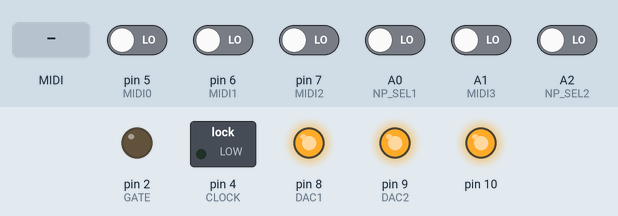
A sketch run on a simulated Arduino Uno, built with avr-gcc and run on an emulated ATmega328P. Parts: switched loads named in the sketch (green lamp = pin HIGH), output pins drawn as LEDs (lit = HIGH). The inputs (shaded band) are chosen by the test bench; at power-on: A0 (NP_SEL1), A1 (MIDI3), A2 (NP_SEL2), pin 5 (MIDI0), pin 6 (MIDI1), pin 7 (MIDI2) LOW. MIDI output is not drawn; pins used as bus, display or sensor lines are not drawn.

Above: at 1.2 s.
1.3 s: MIDI note 36 received
At 1.45 s:
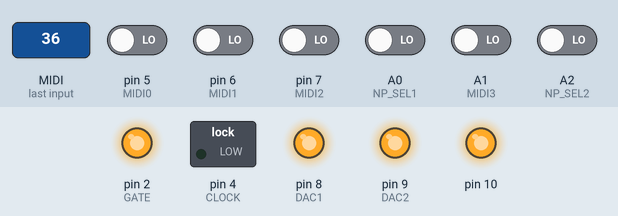
Timing chart, 0 to 4.3 s (numbered marks = the images above; inputs shaded):
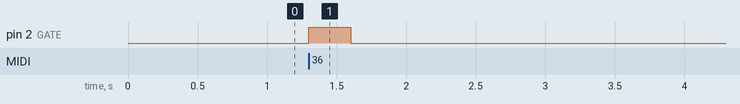

The sketch:

Elkyam_MIDI_CV_After-no-velocity.ino
```cpp
// (licence header left out)
#include <MIDI.h>
#include <SPI.h>

// Note priority is set by pins A0 and A2
// Highest note priority: A0 and A2 high (open)
// Lowest note priority:  A0 low (ground), A2 high (open)
// Last note priority:    A2 low (ground)

#define NP_SEL1 A0  // Note priority is set by pins A0 and A2
#define NP_SEL2 A2

#define GATE  2
#define TRIG  3
#define CLOCK 4
#define DAC1  8
#define DAC2  9

#define MIDI0  5
#define MIDI1 6
#define MIDI2  7
#define MIDI3  A1

int MIDI_CHANNEL = 0;
int SWITCH1 = 0;
int SWITCH2 = 0;
int SWITCH3 = 0;
int SWITCH4 = 0;

MIDI_CREATE_DEFAULT_INSTANCE();

void setup()
{
  pinMode(NP_SEL1, INPUT);
  pinMode(NP_SEL2, INPUT);

  pinMode(MIDI0, INPUT);
  pinMode(MIDI1, INPUT);
  pinMode(MIDI2, INPUT);
  pinMode(MIDI3, INPUT);

  pinMode(GATE, OUTPUT);
  pinMode(TRIG, OUTPUT);
  pinMode(CLOCK, OUTPUT);
  pinMode(DAC1, OUTPUT);
  pinMode(DAC2, OUTPUT);
  digitalWrite(GATE, LOW);
  digitalWrite(TRIG, LOW);
  digitalWrite(CLOCK, LOW);
  digitalWrite(DAC1, HIGH);
  digitalWrite(DAC2, HIGH);

  SPI.begin();
  MIDI.begin(MIDI_CHANNEL);

  // Set initial pitch bend voltage to 0.5V (mid point).  With Gain = 1X, this is 1023
  // Other DAC outputs will come up as 0V, so don't need to be initialized
  setVoltage(DAC2, 0, 0, 2047);
}

bool notes[88] = {0};
int8_t noteOrder[20] = {0}, orderIndx = {0};
unsigned long trigTimer = 0;

void loop()
{
  int type, noteMsg, velocity, channel, d1, d2;
  static unsigned long clock_timer = 0, clock_timeout = 0;
  static unsigned int clock_count = 0;
  bool S1, S2;

  if ((trigTimer > 0) && (millis() - trigTimer > 20)) {
    digitalWrite(TRIG, LOW); // Set trigger low after 20 msec
    trigTimer = 0;
  }

  if ((clock_timer > 0) && (millis() - clock_timer > 20)) {
    digitalWrite(CLOCK, LOW); // Set clock pulse low after 20 msec
    clock_timer = 0;
  }

  if (digitalRead(MIDI0) == 1) {
    SWITCH1 = 1;
  }
  else {
    SWITCH1 = 0;
  }
  if (digitalRead(MIDI1) == 1) {
    SWITCH2 = 2;
  }
  else {
    SWITCH2 = 0;
  }
  if (digitalRead(MIDI2) == 1) {
    SWITCH3 = 4;
  }
  else {
    SWITCH3 = 0;
  }
  if (digitalRead(MIDI3) == 1) {
    SWITCH4 = 8;
  }
  else {
    SWITCH4 = 0;
  }
  MIDI_CHANNEL = (SWITCH1 + SWITCH2 + SWITCH3 + SWITCH4);


  if (MIDI.read(MIDI_CHANNEL)) {
    byte type = MIDI.getType();
    switch (type) {
      case midi::NoteOn:
      case midi::NoteOff:
        noteMsg = MIDI.getData1() - 24; // A0 = 21, Top Note = 108

        channel = MIDI.getChannel();

        if ((noteMsg < 0) || (noteMsg > 87)) break; // Only 88 notes of keyboard are supported

        if (type == midi::NoteOn) velocity = MIDI.getData2();
        else velocity  = 0;

        if (velocity == 0)  {
          notes[noteMsg] = false;
        }
        else {
          notes[noteMsg] = true;
          // velocity range from 0 to 4095 mV  Left shift d2 by 5 to scale from 0 to 4095,
          // and choose gain = 2X
          //setVoltage(DAC1, 1, 1, velocity << 5); // DAC1, channel 1, gain = 2X
        }

        // Pins NP_SEL1 and NP_SEL2 indictate note priority
        S1 = digitalRead(NP_SEL1);
        S2 = digitalRead(NP_SEL2);

        if (S1 && S2) { // Highest note priority
          commandTopNote();
        }
        else if (!S1 && S2) { // Lowest note priority
          commandBottomNote();
        }
        else { // Last note priority
          if (notes[noteMsg]) {  // If note is on and using last note priority, add to ordered list
            orderIndx = (orderIndx + 1) % 20;
            noteOrder[orderIndx] = noteMsg;
          }
          commandLastNote();
        }
        break;

      case midi::PitchBend:
        d1 = MIDI.getData1();
        d2 = MIDI.getData2(); // d2 from 0 to 127, mid point = 64

        // Pitch bend output from 0 to 1023 mV.  Left shift d2 by 4 to scale from 0 to 2047.
        // With DAC gain = 1X, this will yield a range from 0 to 1023 mV.
        setVoltage(DAC2, 0, 1, d2 << 4); // DAC2, channel 0, gain = 1X

        break;

      case midi::ControlChange:
        d1 = MIDI.getData1();
        d2 = MIDI.getData2(); // From 0 to 127

        // CC range from 0 to 4095 mV  Left shift d2 by 5 to scale from 0 to 4095,
        // and choose gain = 2X
        setVoltage(DAC2, 1, 0, d2 << 5); // DAC2, channel 1, gain = 2X
        break;

      case midi::AfterTouchChannel:
        d1 = MIDI.getData1();
        //d2 = MIDI.getData2(); // From 0 to 127

        // CC range from 0 to 4095 mV  Left shift d2 by 5 to scale from 0 to 4095,
        // and choose gain = 2X
        setVoltage(DAC1, 1, 0, d1 << 5); // DAC1, channel 1, gain = 2X
        break;

      case midi::Clock:
        if (millis() > clock_timeout + 300) clock_count = 0; // Prevents Clock from starting in between quarter notes after clock is restarted!
        clock_timeout = millis();

        if (clock_count == 0) {
          digitalWrite(CLOCK, HIGH); // Start clock pulse
          clock_timer = millis();
        }
        clock_count++;
        if (clock_count == 24) {  // MIDI timing clock sends 24 pulses per quarter note.  Sent pulse only once every 24 pulses
          clock_count = 0;
        }
        break;

      case midi::ActiveSensing:
        break;

      default:
        d1 = MIDI.getData1();
        d2 = MIDI.getData2();
    }
  }
}

void commandTopNote()
{
  int topNote = 0;
  bool noteActive = false;

  for (int i = 0; i < 88; i++)
  {
    if (notes[i]) {
      topNote = i;
      noteActive = true;
    }
  }

  if (noteActive)
    commandNote(topNote);
  else // All notes are off, turn off gate
    digitalWrite(GATE, LOW);
}

void commandBottomNote()
{
  int bottomNote = 0;
  bool noteActive = false;

  for (int i = 87; i >= 0; i--)
  {
    if (notes[i]) {
      bottomNote = i;
      noteActive = true;
    }
  }

  if (noteActive)
    commandNote(bottomNote);
  else // All notes are off, turn off gate
    digitalWrite(GATE, LOW);
}

void commandLastNote()
{

  int8_t noteIndx;

  for (int i = 0; i < 20; i++) {
    noteIndx = noteOrder[ mod(orderIndx - i, 20) ];
    if (notes[noteIndx]) {
      commandNote(noteIndx);
      return;
    }
  }
  digitalWrite(GATE, LOW); // All notes are off
}

// Rescale 88 notes to 4096 mV:
//    noteMsg = 0 -> 0 mV
//    noteMsg = 87 -> 4096 mV
// DAC output will be (4095/87) = 47.069 mV per note, and 564.9655 mV per octive
// Note that DAC output will need to be amplified by 1.77X for the standard 1V/octave

//#define NOTE_SF 47.069f // This value can be tuned if CV output isn't exactly 1V/octave
#define NOTE_SF 48.017f // This value can be tuned if CV output isn't exactly 1V/octave

void commandNote(int noteMsg) {
  digitalWrite(GATE, HIGH);
  digitalWrite(TRIG, HIGH);
  trigTimer = millis();

  unsigned int mV = (unsigned int) ((float) (noteMsg) * NOTE_SF + 0.5);
  setVoltage(DAC1, 0, 1, mV);  // DAC1, channel 0, gain = 2X
}

// setVoltage -- Set DAC voltage output
// dacpin: chip select pin for DAC.  Note and velocity on DAC1, pitch bend and CC on DAC2
// channel: 0 (A) or 1 (B).  Note and pitch bend on 0, velocity and CC on 2.
// gain: 0 = 1X, 1 = 2X.
// mV: integer 0 to 4095.  If gain is 1X, mV is in units of half mV (i.e., 0 to 2048 mV).
// If gain is 2X, mV is in units of mV

void setVoltage(int dacpin, bool channel, bool gain, unsigned int mV)
{
  unsigned int command = channel ? 0x9000 : 0x1000;

  command |= gain ? 0x0000 : 0x2000;
  command |= (mV & 0x0FFF);

  SPI.beginTransaction(SPISettings(8000000, MSBFIRST, SPI_MODE0));
  digitalWrite(dacpin, LOW);
  SPI.transfer(command >> 8);
  SPI.transfer(command & 0xFF);
  digitalWrite(dacpin, HIGH);
  SPI.endTransaction();
}

int mod(int a, int b)
{
  int r = a % b;
  return r < 0 ? r + b : r;
}
```

Measured:
- after the input at 1.3 s, pin 2 (GATE): LOW → HIGH at once, → LOW 0.30 s later
